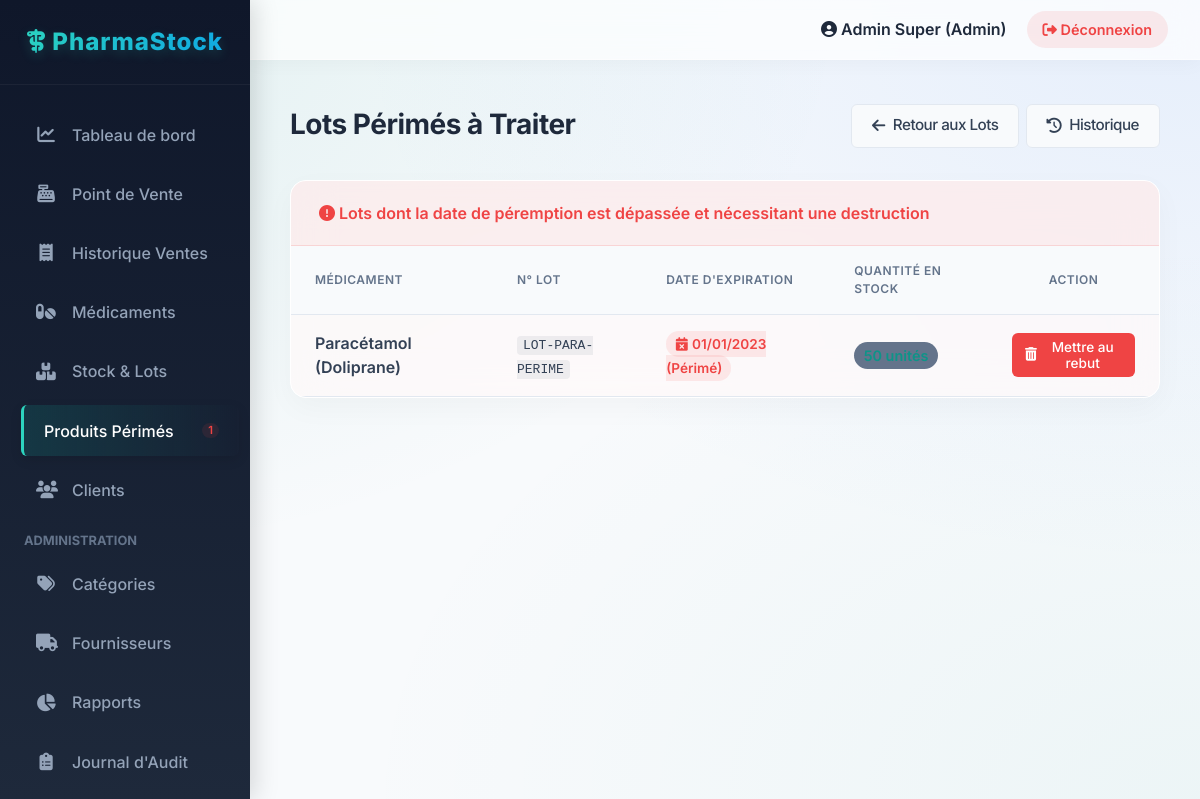
The page /index.php?page=lots&action=perimes (signed in) on the database its author committed.
### tables this page shows
CREATE TABLE `lot` (
  `id` INT PRIMARY KEY AUTO_INCREMENT,
  `id_medicament` INT NOT NULL,
  `numero_lot` VARCHAR(50) NOT NULL,
  `date_fabrication` DATE,
  `date_expiration` DATE NOT NULL,
  `quantite` INT NOT NULL DEFAULT 0,
  `prix_achat` DECIMAL(10,2) NOT NULL,
  `prix_vente` DECIMAL(10,2) NOT NULL,
  `statut` ENUM('actif', 'epuise', 'perime') DEFAULT 'actif',
  FOREIGN KEY (`id_medicament`) REFERENCES `medicament`(`id`) ON DELETE RESTRICT
);

CREATE TABLE `medicament` (
  `id` INT PRIMARY KEY AUTO_INCREMENT,
  `nom` VARCHAR(100) NOT NULL,
  `id_categorie` INT NOT NULL,
  `principe_actif` VARCHAR(100),
  `dosage` VARCHAR(50),
  `forme` VARCHAR(50),
  `prix_achat` DECIMAL(10,2),
  `prix_vente` DECIMAL(10,2) NOT NULL,
  `quantite_stock` INT DEFAULT 0,
  `stock_minimum` INT DEFAULT 5,
  `date_fabrication` DATE,
  `date_expiration` DATE NOT NULL,
  `lot_numero` VARCHAR(50),
  `est_actif` BOOLEAN DEFAULT TRUE,
  FOREIGN KEY (`id_categorie`) REFERENCES `categorie`(`id`) ON DELETE RESTRICT
);

### includes/auth.php (called while the page is built, shortened)
<?php
require_once __DIR__ . '/../config/database.php';
function estAdmin() {
    return isset($_SESSION['user_role']) && $_SESSION['user_role'] === 'admin';
}

### config/database.php (called while the page is built, shortened)
<?php
class Database {
    private static $instance = null;
    private $pdo;
    private function __construct() {
        try {
			$dsn = "mysql:host=" . DB_HOST . ";port=" . DB_PORT . ";dbname=" . DB_NAME . ";charset=utf8";
			$options = [
                PDO::ATTR_ERRMODE            => PDO::ERRMODE_EXCEPTION,
                PDO::ATTR_DEFAULT_FETCH_MODE => PDO::FETCH_ASSOC,
                PDO::ATTR_EMULATE_PREPARES   => false,
            ];
            $this->pdo = new PDO($dsn, DB_USER, DB_PASS, $options);
        } catch (PDOException $e) {
            die("Erreur de connexion à la base de données: " . $e->getMessage());
        }
    }
    public static function getInstance() {
        if (self::$instance === null) {
            self::$instance = new self();
        }
        return self::$instance;
    }
    public function getConnection() {
        return $this->pdo;
    }
}

### models/Lot.php (called while the page is built, shortened)
<?php
require_once __DIR__ . '/../config/database.php';
class Lot {
    private $db;
    public function __construct() {
        $this->db = Database::getInstance()->getConnection();
    }
    public function checkPerimes() {
        $stmt = $this->db->prepare("UPDATE lot SET statut = 'perime' WHERE date_expiration < CURDATE() AND statut = 'actif'");
        $stmt->execute();
    }
    public function getLotsPerimes() {
        $this->checkPerimes();
        $stmt = $this->db->query("
            SELECT l.*, m.nom as medicament_nom
            FROM lot l
            JOIN medicament m ON l.id_medicament = m.id
            WHERE l.statut = 'perime' AND l.quantite > 0
            ORDER BY l.date_expiration ASC
        ");
        return $stmt->fetchAll();
    }
}

### includes/utils.php (called while the page is built, shortened)
<?php
function formatDate($dateStr, $format = 'd/m/Y H:i') {
    $date = new DateTime($dateStr);
    return $date->format($format);
}

### views/stocks/lots_perimes.php (the view, shortened to what this page needs)
<?php include __DIR__ . '/../layouts/header.php'; ?>
<div class="page-title">
    <span>Lots Périmés à Traiter</span>
    <div>
        <a href="<?= BASE_URL ?>/index.php?page=lots" class="btn btn-secondary"><i class="fa-solid fa-arrow-left"></i> Retour aux Lots</a>
        <a href="<?= BASE_URL ?>/index.php?page=lots&action=historique" class="btn btn-secondary"><i class="fa-solid fa-history"></i> Historique</a>
    </div>
</div>
<div class="card">
    <div class="card-header" style="background: rgba(239, 68, 68, 0.08); border-bottom: 1px solid rgba(239, 68, 68, 0.15);">
        <span style="color: var(--danger); font-weight: 600;">
            <i class="fa-solid fa-circle-exclamation"></i> Lots dont la date de péremption est dépassée et nécessitant une destruction
        </span>
    </div>
    <div class="table-responsive">
        <table class="table">
            <thead>
                <tr>
                    <th>Médicament</th>
                    <th>N° Lot</th>
                    <th>Date d'expiration</th>
                    <th>Quantité en Stock</th>
                    <?php if (estAdmin()): ?>
                        <th style="text-align: center;">Action</th>
                    <?php endif; ?>
                </tr>
            </thead>
            <tbody>
                <?php if (empty($lots)): ?>
                    <tr>
                        <td colspan="<?= estAdmin() ? 5 : 4 ?>" style="text-align: center; padding: 3rem; color: var(--text-muted);">
                            <i class="fa-solid fa-shield-halved" style="color: var(--success); font-size: 2.5rem; display: block; margin-bottom: 1rem;"></i>
                            Aucun lot périmé avec du stock résiduel à traiter.
                        </td>
                    </tr>
                <?php else: ?>
                    <?php foreach ($lots as $l): ?>
                        <tr style="background: rgba(239, 68, 68, 0.02);">
                            <td style="font-weight: 600;"><?= htmlspecialchars($l['medicament_nom']) ?></td>
                            <td><code style="background: rgba(100, 116, 139, 0.1); padding: 2px 6px; border-radius: 4px; font-weight: 500;"><?= htmlspecialchars($l['numero_lot']) ?></code></td>
                            <td>
                                <span class="badge badge-danger" style="font-size: 0.85rem; padding: 0.35em 0.65em;">
                                    <i class="fa-solid fa-calendar-times"></i> <?= formatDate($l['date_expiration'], 'd/m/Y') ?> (Périmé)
                                </span>
                            </td>
                            <td>
                                <span class="badge badge-primary" style="font-size: 0.9rem; padding: 0.35em 0.65em; background: #64748b;">
                                </span>
                            </td>
                            <?php if (estAdmin()): ?>
                                <td style="text-align: center;">
                                    <form action="<?= BASE_URL ?>/index.php?page=lots&action=perimes" method="POST" style="display: inline;" onsubmit="return confirm('Êtes-vous sûr de vouloir mettre ce lot (<?= htmlspecialchars($l['numero_lot']) ?>) au rebut ?\nCette action est irréversible, videra le stock restant et générera un mouvement de destruction.');">
                                        <button type="submit" class="btn btn-danger btn-sm" style="font-size: 0.85rem; padding: 0.4rem 0.8rem; display: inline-flex; align-items: center; gap: 0.4rem;">
                                            <i class="fa-solid fa-trash-can"></i> Mettre au rebut
                                        </button>
                                    </form>
                                </td>
                            <?php endif; ?>
                        </tr>
                    <?php endforeach; ?>
                <?php endif; ?>
            </tbody>
        </table>
    </div>
</div>
<?php include __DIR__ . '/../layouts/footer.php'; ?>

### public/css/style.css (style rules this page uses)
:root { --primary-color: #0d9488; --primary-hover: #0f766e; --secondary-color: #3b82f6; --dark-color: #1e293b; --light-bg: #f8fafc; --white: #ffffff; --border-color: #e2e8f0; --text-color: #334155; --text-muted: #64748b; --danger: #ef4444; --warning: #f59e0b; --success: #10b981; --sidebar-width: 250px; --header-height: 60px; --font-family: 'Inter', system-ui, -apple-system, sans-serif; --shadow-sm: 0 1px 2px 0 rgb(0 0 0 / 0.05); --shadow-md: 0 4px 6px -1px rgb(0 0 0 / 0.1), 0 2px 4px -2px rgb(0 0 0 / 0.1); --shadow-lg: 0 10px 15px -3px rgb(0 0 0 / 0.1), 0 4px 6px -4px rgb(0 0 0 / 0.1); --radius-md: 0.375rem; --radius-lg: 0.5rem; }
* { margin: 0; padding: 0; box-sizing: border-box; }
body { font-family: var(--font-family); background-color: #f8fafc; background-image: radial-gradient(at 0% 0%, hsla(175, 83%, 32%, 0.1) 0px, transparent 50%), radial-gradient(at 100% 0%, hsla(217, 91%, 60%, 0.1) 0px, transparent 50%), radial-gradient(at 100% 100%, hsla(175, 83%, 32%, 0.05) 0px, transparent 50%); background-attachment: fixed; color: var(--text-color); line-height: 1.5; }
a { text-decoration: none; color: var(--primary-color); transition: color 0.2s ease; }
.page-title { font-size: 1.75rem; font-weight: 700; margin-bottom: 2rem; color: #1e293b; display: flex; justify-content: space-between; align-items: center; letter-spacing: -0.5px; }
.card { background: rgba(255, 255, 255, 0.7); backdrop-filter: blur(20px); -webkit-backdrop-filter: blur(20px); border-radius: 1rem; box-shadow: 0 10px 30px rgba(0, 0, 0, 0.03); border: 1px solid rgba(255, 255, 255, 1); overflow: hidden; margin-bottom: 1.5rem; animation: fadeUp 0.5s ease-out backwards; }
.card:nth-child(2) { animation-delay: 0.1s; }
.card-header { padding: 1.25rem 1.75rem; border-bottom: 1px solid rgba(0, 0, 0, 0.05); font-weight: 600; display: flex; justify-content: space-between; align-items: center; background: rgba(248, 250, 252, 0.4); }
.table-responsive { overflow-x: auto; }
.table { width: 100%; border-collapse: collapse; }
.table th, .table td { padding: 1rem 1.5rem; text-align: left; border-bottom: 1px solid var(--border-color); }
.table th { background-color: var(--light-bg); font-weight: 600; color: var(--text-muted); text-transform: uppercase; font-size: 0.75rem; letter-spacing: 0.5px; }
.badge { padding: 0.25rem 0.6rem; border-radius: 9999px; font-size: 0.75rem; font-weight: 600; }
.badge-danger { background: rgba(239, 68, 68, 0.1); color: var(--danger); }
.badge-primary { background: rgba(13, 148, 136, 0.1); color: var(--primary-color); }
.btn { display: inline-flex; align-items: center; justify-content: center; gap: 0.5rem; padding: 0.6rem 1.25rem; border-radius: var(--radius-md); font-weight: 500; cursor: pointer; border: none; transition: all 0.2s; font-family: inherit; font-size: 0.95rem; }
.btn-sm { padding: 0.35rem 0.75rem; font-size: 0.85rem; }
.btn-danger { background-color: var(--danger); color: white; }
.btn-secondary { background-color: var(--light-bg); color: var(--text-color); border: 1px solid var(--border-color); }

### rows shown on the page
lot: id_medicament.nom "Paracétamol (Doliprane)", numero_lot "LOT-PARA-PERIME", date_expiration "01/01/2023"

### other values the page prints
$sidebarPerimesCount "1"
$_SESSION['user_prenom'] . ' ' . $_SESSION['user_nom'] "Admin Super"
$_SESSION['user_role'] "Admin"
